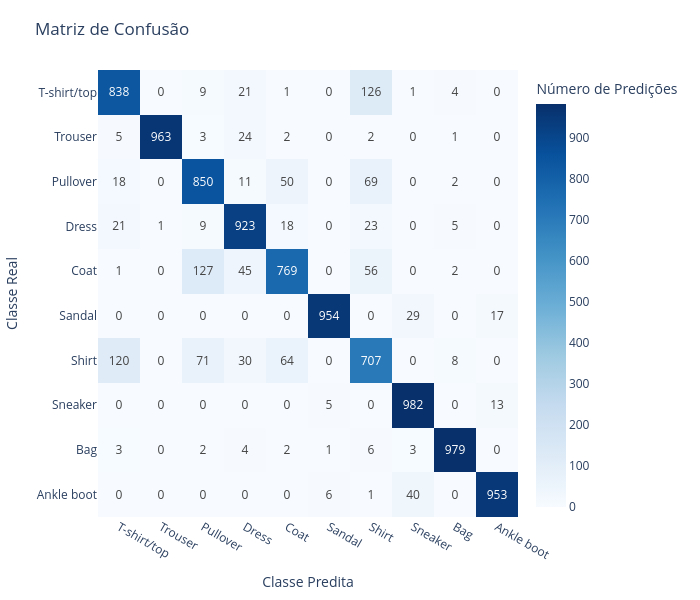

Notebook code cell kept with this figure:
### Markdown cell above
## 12. Matriz de Confusão - Análise Detalhada

A matriz de confusão mostra onde o modelo erra:
- Diagonal principal: predições corretas
- Off-diagonal: confusões entre classes
- Útil para identificar classes problemáticas

### Code cell
import numpy as np
import plotly.graph_objects as go
from sklearn.metrics import confusion_matrix

y_pred = model.predict(x_test_flat)
y_pred_classes = np.argmax(y_pred, axis=1)

# Gerar matriz de confusão
cm = confusion_matrix(y_test, y_pred_classes)

# Nomes das classes
labels = list(class_map.values())

# Criar heatmap
fig = go.Figure(
    data=go.Heatmap(
        z=cm,
        x=labels,
        y=labels,
        colorscale="Blues",
        colorbar=dict(title="Número de Predições"),
        text=cm,
        texttemplate="%{text}",
        showscale=True,
    )
)

# Layout
fig.update_layout(
    title="Matriz de Confusão",
    xaxis=dict(title="Classe Predita", tickangle=30),
    yaxis=dict(title="Classe Real", autorange="reversed"),
    width=700,
    height=600,
    margin=dict(l=60, r=40, t=70, b=60),
)

fig.show()

### Figure 1 — Plotly figure (JSON) as saved in the notebook; plotly's stock layout.template omitted (floating-point values rounded to 4 significant figures)
{"data": [{"colorbar": {"title": {"text": "Número de Predições"}}, "colorscale": [[0, "rgb(247,251,255)"], [0.125, "rgb(222,235,247)"], [0.25, "rgb(198,219,239)"], [0.375, "rgb(158,202,225)"], [0.5, "rgb(107,174,214)"], [0.625, "rgb(66,146,198)"], [0.75, "rgb(33,113,181)"], [0.875, "rgb(8,81,156)"], [1, "rgb(8,48,107)"]], "showscale": true, "text": [[838, 0, 9, 21, 1, 0, 126, 1, 4, 0], [5, 963, 3, 24, 2, 0, 2, 0, 1, 0], [18, 0, 850, 11, 50, 0, 69, 0, 2, 0], [21, 1, 9, 923, 18, 0, 23, 0, 5, 0], [1, 0, 127, 45, 769, 0, 56, 0, 2, 0], [0, 0, 0, 0, 0, 954, 0, 29, 0, 17], [120, 0, 71, 30, 64, 0, 707, 0, 8, 0], [0, 0, 0, 0, 0, 5, 0, 982, 0, 13], [3, 0, 2, 4, 2, 1, 6, 3, 979, 0], [0, 0, 0, 0, 0, 6, 1, 40, 0, 953]], "texttemplate": "%{text}", "type": "heatmap", "x": ["T-shirt/top", "Trouser", "Pullover", "Dress", "Coat", "Sandal", "Shirt", "Sneaker", "Bag", "Ankle boot"], "y": ["T-shirt/top", "Trouser", "Pullover", "Dress", "Coat", "Sandal", "Shirt", "Sneaker", "Bag", "Ankle boot"], "z": [[838, 0, 9, 21, 1, 0, 126, 1, 4, 0], [5, 963, 3, 24, 2, 0, 2, 0, 1, 0], [18, 0, 850, 11, 50, 0, 69, 0, 2, 0], [21, 1, 9, 923, 18, 0, 23, 0, 5, 0], [1, 0, 127, 45, 769, 0, 56, 0, 2, 0], [0, 0, 0, 0, 0, 954, 0, 29, 0, 17], [120, 0, 71, 30, 64, 0, 707, 0, 8, 0], [0, 0, 0, 0, 0, 5, 0, 982, 0, 13], [3, 0, 2, 4, 2, 1, 6, 3, 979, 0], [0, 0, 0, 0, 0, 6, 1, 40, 0, 953]]}], "layout": {"height": 600, "margin": {"b": 60, "l": 60, "r": 40, "t": 70}, "title": {"text": "Matriz de Confusão"}, "width": 700, "xaxis": {"tickangle": 30, "title": {"text": "Classe Predita"}}, "yaxis": {"autorange": "reversed", "title": {"text": "Classe Real"}}}}
